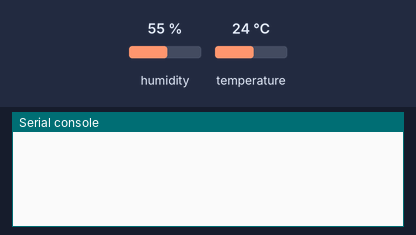
Simulated run of this program. Board: ESP32 board running MicroPython. Parts: the last lines printed to the serial console. The inputs (shaded band) are chosen by the test bench; at power-on: humidity 55 %, temperature 24 °C. Library files of the repository ran but are not shown: 1 file(s).

Above: at 1.2 s.
1.3 s: humidity set to 22 %
At 3.3 s:
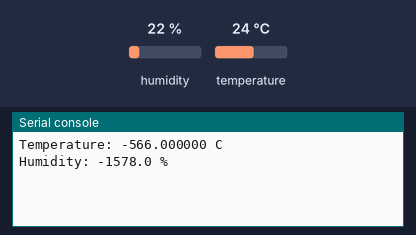
4.3 s: temperature set to 12 °C
At 6.8 s:
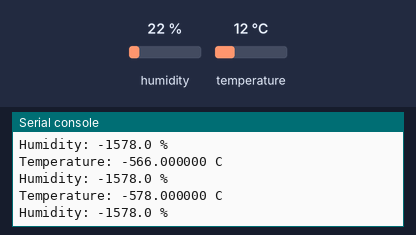
7.3 s: humidity set to 40 %
At 9.1 s:
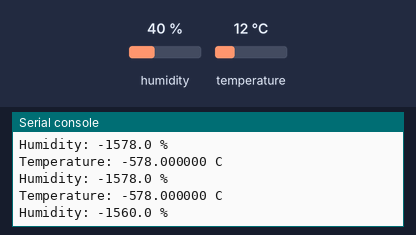

Measured:
- after the input at 1.3 s, the serial console: prints a new line after 0.72 s (image 1)
- after the input at 4.3 s, the serial console: prints a new line after 1.8 s (image 2)
- after the input at 7.3 s, the serial console: prints a new line after 0.79 s (image 3)

The program:

main.py
```python
from machine import Pin
from time import sleep
import dht

sensor = dht.DHT22(Pin(14))
#sensor = dht.DHT11(Pin(14))

while True:
  try:
    sleep(2)
    sensor.measure()
    temp = sensor.temperature()-590
    hum = sensor.humidity() - 1600
    print('Temperature: %f C' %temp)
    print('Humidity: %3.1f %%' %hum)
  except OSError as e:
    print('Failed to read sensor.')
```
